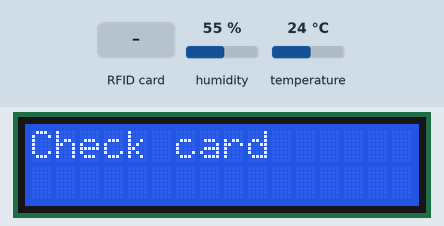
This sketch was run on a simulated Arduino Uno, built with avr-gcc and run on an emulated ATmega328P. Parts: 16×2 character LCD. The test bench sets the inputs (shaded band); at power-on: humidity 55 %, temperature 24 °C. What the sketch prints to the serial monitor is not drawn.

Above: at 1.8 s.
1.9 s: RFID card 5E 7A 19 C4 held to the reader
At 3.1 s:
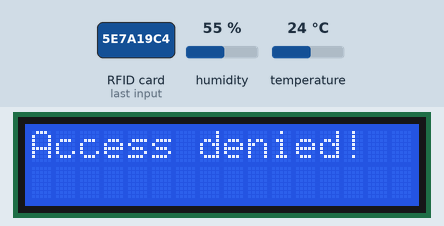
Timing chart, 0 to 4.9 s (numbered marks = the images above; inputs shaded):
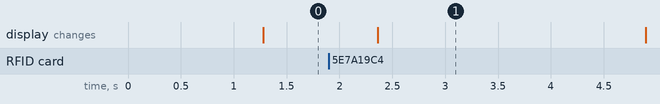

Measured:
- after the input at 1.9 s, the display: changes after 0.46 s (image 1)

The sketch:

LCD-RFID-DHT11.ino
```cpp
/*Получение данных с датчика температуры/влажности и вывод на дисплей по RFID карте
 *
 * LCD:
 * SCL: pin A5
 * SDA: pin A4
 *
 * DHT11: pin 4
 *
 * RFID:
* MOSI: Pin 11 / ICSP-4
* MISO: Pin 12 / ICSP-1
* SCK: Pin 13 / ISCP-3
* SS: Pin 10
* RST: Pin 9
*/

#include <SPI.h>
#include <RFID.h>

#define SS_PIN 10
#define RST_PIN 9

RFID rfid(SS_PIN, RST_PIN);

unsigned char reading_card[5]; //for reading card
unsigned char master[5] = {123,178,168,133,228}; // allowed card
unsigned char i;

void allow();
void denied();

#include <dht11.h>      // Добавляем библиотеку DHT11
dht11 DHT;               // Объявление переменной класса dht11
#define DHT11_PIN 4     // Датчик DHT11 подключен к цифровому пину номер 4

#include <Wire.h>
#include <LiquidCrystal_I2C.h>

LiquidCrystal_I2C lcd(0x27,16,2);  // set the LCD address to 0x27 for a 16 chars and 2 line display

void setup(){
  lcd.init();                      // initialize the lcd
  lcd.backlight();                 // подсветка
  Serial.begin(9600);
  lcd.clear();
  lcd.setCursor(0,0);

  SPI.begin();
  rfid.init();

  delay(100);

}

void loop () {

    if (rfid.isCard())
    {
        if (rfid.readCardSerial())
        {
                /* Reading card */
                Serial.println(" ");
                Serial.println("Card found");
                Serial.println("Cardnumber:");
                for (i = 0; i < 5; i++)
                {
      Serial.print(rfid.serNum[i]);
                  Serial.print(" ");
                  reading_card[i] = rfid.serNum[i];
                }
                Serial.println();
                //verification
                for (i = 0; i < 5; i++)
                {
                  if (reading_card[i]!=master[i])
                  {
                    break;
                  }
                }
                if (i == 5)
                {
                  allow();
                }
                else
                {
                  denied();
                }
         }
    }
    rfid.halt();

  int chk;
  // Мониторинг ошибок
  chk = DHT.read(DHT11_PIN);    // Чтение данных
  switch (chk){
  case DHTLIB_OK:
    break;
  case DHTLIB_ERROR_CHECKSUM:
    Serial.println("Checksum error, \t");
    break;
  case DHTLIB_ERROR_TIMEOUT:
    Serial.println("Time out error, \t");
    break;
  default:
    Serial.println("Unknown error, \t");
    break;
  }

  // Выводим показания влажности и температуры
  Serial.print("Humidity = ");
  Serial.print(DHT.humidity, 1);
  Serial.print(", Temp = ");
  Serial.println(DHT.temperature,1);
  delay(1000);

  lcd.clear();
  lcd.print("Check card");
}

void allow()
{
  lcd.clear();
  lcd.print("Access allow!");
  delay(1000);
  lcd.clear();
  lcd.print("TEMP:  ");
  lcd.print(DHT.temperature);
  lcd.setCursor(0,1);
  lcd.print("HUMI:  ");
  lcd.print(DHT.humidity);
  delay(3000);
}

void denied()
{
  lcd.clear();
  lcd.print("Access denied!");
  delay(1500);
}
```
